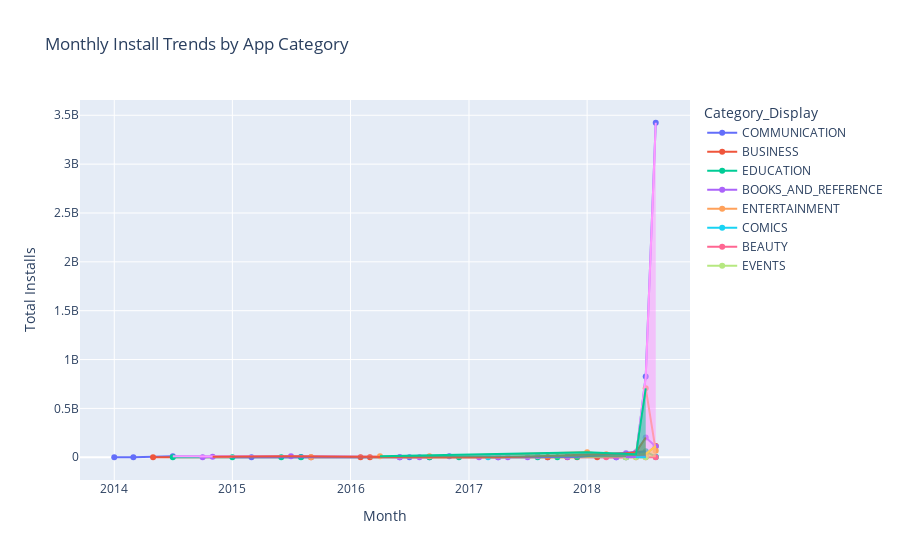

Notebook code cell kept with this figure:
### Code cell
import pandas as pd
import plotly.express as px
from datetime import datetime, time
import pytz

# ================= TIME CHECK (IST) =================
ist = pytz.timezone("Asia/Kolkata")
current_time = datetime.now(ist).time()

START_TIME = time(0, 0)
END_TIME = time(23, 0)

if not (START_TIME <= current_time <= END_TIME):
    print("⛔ Dashboard unavailable. Visualization allowed only between 6 PM and 9 PM IST.")
    raise SystemExit

# ================= LOAD DATA =================
df = pd.read_csv("Play Store Data.csv")

# ================= CLEAN & VALIDATE =================
required_cols = {'App', 'Category', 'Installs', 'Reviews', 'Last Updated'}
missing = required_cols - set(df.columns)
if missing:
    raise ValueError(f"Missing columns: {missing}")

# Clean installs
df['Installs'] = (
    df['Installs']
    .astype(str)
    .str.replace('[+,]', '', regex=True)
)
df['Installs'] = pd.to_numeric(df['Installs'], errors='coerce')

# Clean reviews
df['Reviews'] = pd.to_numeric(df['Reviews'], errors='coerce')

# Parse date
df['Last Updated'] = pd.to_datetime(df['Last Updated'], errors='coerce')

df = df.dropna(subset=['Installs', 'Reviews', 'Last Updated'])

# ================= APPLY FILTERS =================
df = df[
    (~df['App'].str.lower().str.startswith(('x', 'y', 'z'))) &
    (~df['App'].str.contains('s', case=False, regex=True)) &
    (df['Reviews'] > 500) &
    (df['Category'].str.startswith(('E', 'C', 'B')))
]

# ================= TRANSLATE CATEGORIES =================
category_translation = {
    'Beauty': 'सौंदर्य',       # Hindi
    'Business': 'வணிகம்',     # Tamil
    'Dating': 'Partnersuche' # German
}

df['Category_Display'] = df['Category'].replace(category_translation)

# ================= TIME SERIES AGGREGATION =================
df['Month'] = df['Last Updated'].dt.to_period('M').dt.to_timestamp()

monthly = (
    df.groupby(['Month', 'Category_Display'], as_index=False)['Installs']
    .sum()
    .sort_values('Month')
)

# ================= CALCULATE MoM GROWTH =================
monthly['MoM_Growth'] = (
    monthly
    .groupby('Category_Display')['Installs']
    .pct_change()
)

monthly['High_Growth'] = monthly['MoM_Growth'] > 0.20

# ================= PLOT =================
fig = px.line(
    monthly,
    x='Month',
    y='Installs',
    color='Category_Display',
    title='Monthly Install Trends by App Category',
    markers=True
)

# Shade high-growth regions
for cat in monthly['Category_Display'].unique():
    high = monthly[
        (monthly['Category_Display'] == cat) &
        (monthly['High_Growth'])
    ]
    fig.add_scatter(
        x=high['Month'],
        y=high['Installs'],
        mode='lines',
        fill='tozeroy',
        opacity=0.25,
        showlegend=False
    )

fig.update_layout(
    xaxis_title='Month',
    yaxis_title='Total Installs',
    hovermode='x unified'
)

fig.show()

### Figure 1 — Plotly figure (JSON) as saved in the notebook; plotly's stock layout.template omitted (floating-point values rounded to 4 significant figures)
{"data": [{"hovertemplate": "Category_Display=COMMUNICATION<br>Month=%{x}<br>Installs=%{y}<extra></extra>", "legendgroup": "COMMUNICATION", "line": {"color": "#636efa", "dash": "solid"}, "marker": {"symbol": "circle"}, "mode": "lines+markers", "name": "COMMUNICATION", "orientation": "v", "showlegend": true, "type": "scatter", "x": ["2014-01-01T00:00:00.000000", "2014-03-01T00:00:00.000000", "2014-07-01T00:00:00.000000", "2015-03-01T00:00:00.000000", "2015-08-01T00:00:00.000000", "2016-06-01T00:00:00.000000", "2016-07-01T00:00:00.000000", "2016-09-01T00:00:00.000000", "2016-11-01T00:00:00.000000", "2017-04-01T00:00:00.000000", "2017-09-01T00:00:00.000000", "2017-11-01T00:00:00.000000", "2018-01-01T00:00:00.000000", "2018-03-01T00:00:00.000000", "2018-04-01T00:00:00.000000", "2018-05-01T00:00:00.000000", "2018-06-01T00:00:00.000000", "2018-07-01T00:00:00.000000", "2018-08-01T00:00:00.000000"], "xaxis": "x", "y": [100000.0, 100000.0, 10000000.0, 1000000.0, 2000000.0, 1000000.0, 110000.0, 1000000.0, 11000000.0, 100000.0, 50000.0, 5000000.0, 36000000.0, 10100000.0, 1000000.0, 5000000.0, 11100000.0, 826700000.0, 3424000000.0], "yaxis": "y"}, {"hovertemplate": "Category_Display=BUSINESS<br>Month=%{x}<br>Installs=%{y}<extra></extra>", "legendgroup": "BUSINESS", "line": {"color": "#EF553B", "dash": "solid"}, "marker": {"symbol": "circle"}, "mode": "lines+markers", "name": "BUSINESS", "orientation": "v", "showlegend": true, "type": "scatter", "x": ["2014-05-01T00:00:00.000000", "2015-09-01T00:00:00.000000", "2016-02-01T00:00:00.000000", "2016-03-01T00:00:00.000000", "2017-09-01T00:00:00.000000", "2017-11-01T00:00:00.000000", "2017-12-01T00:00:00.000000", "2018-02-01T00:00:00.000000", "2018-05-01T00:00:00.000000", "2018-06-01T00:00:00.000000", "2018-07-01T00:00:00.000000", "2018-08-01T00:00:00.000000"], "xaxis": "x", "y": [100000.0, 100000.0, 10000.0, 1000000.0, 1000000.0, 500000.0, 1001000.0, 1000000.0, 100000.0, 15200000.0, 32100000.0, 115200000.0], "yaxis": "y"}, {"hovertemplate": "Category_Display=EDUCATION<br>Month=%{x}<br>Installs=%{y}<extra></extra>", "legendgroup": "EDUCATION", "line": {"color": "#00cc96", "dash": "solid"}, "marker": {"symbol": "circle"}, "mode": "lines+markers", "name": "EDUCATION", "orientation": "v", "showlegend": true, "type": "scatter", "x": ["2014-07-01T00:00:00.000000", "2015-01-01T00:00:00.000000", "2015-06-01T00:00:00.000000", "2015-08-01T00:00:00.000000", "2016-09-01T00:00:00.000000", "2016-12-01T00:00:00.000000", "2017-08-01T00:00:00.000000", "2017-10-01T00:00:00.000000", "2017-12-01T00:00:00.000000", "2018-05-01T00:00:00.000000", "2018-07-01T00:00:00.000000", "2018-08-01T00:00:00.000000"], "xaxis": "x", "y": [10000.0, 100000.0, 1000000.0, 1000000.0, 1000000.0, 100000.0, 1000000.0, 1000000.0, 3000000.0, 2100000.0, 60600000.0, 3000000.0], "yaxis": "y"}, {"hovertemplate": "Category_Display=BOOKS_AND_REFERENCE<br>Month=%{x}<br>Installs=%{y}<extra></extra>", "legendgroup": "BOOKS_AND_REFERENCE", "line": {"color": "#ab63fa", "dash": "solid"}, "marker": {"symbol": "circle"}, "mode": "lines+markers", "name": "BOOKS_AND_REFERENCE", "orientation": "v", "showlegend": true, "type": "scatter", "x": ["2014-10-01T00:00:00.000000", "2014-11-01T00:00:00.000000", "2015-07-01T00:00:00.000000", "2016-06-01T00:00:00.000000", "2016-08-01T00:00:00.000000", "2017-02-01T00:00:00.000000", "2017-04-01T00:00:00.000000", "2017-05-01T00:00:00.000000", "2017-07-01T00:00:00.000000", "2017-08-01T00:00:00.000000", "2017-11-01T00:00:00.000000", "2018-04-01T00:00:00.000000", "2018-05-01T00:00:00.000000", "2018-06-01T00:00:00.000000", "2018-07-01T00:00:00.000000", "2018-08-01T00:00:00.000000"], "xaxis": "x", "y": [500000.0, 5000000.0, 10000000.0, 60000.0, 100000.0, 100000.0, 1000000.0, 100000.0, 100000.0, 10010000.0, 2000000.0, 1050000.0, 40600000.0, 52100000.0, 201600000.0, 110000000.0], "yaxis": "y"}, {"hovertemplate": "Category_Display=ENTERTAINMENT<br>Month=%{x}<br>Installs=%{y}<extra></extra>", "legendgroup": "ENTERTAINMENT", "line": {"color": "#FFA15A", "dash": "solid"}, "marker": {"symbol": "circle"}, "mode": "lines+markers", "name": "ENTERTAINMENT", "orientation": "v", "showlegend": true, "type": "scatter", "x": ["2015-09-01T00:00:00.000000", "2016-04-01T00:00:00.000000", "2016-09-01T00:00:00.000000", "2018-01-01T00:00:00.000000", "2018-03-01T00:00:00.000000", "2018-05-01T00:00:00.000000", "2018-06-01T00:00:00.000000", "2018-07-01T00:00:00.000000", "2018-08-01T00:00:00.000000"], "xaxis": "x", "y": [1000000.0, 10000000.0, 10000000.0, 50000000.0, 30000000.0, 7000000.0, 31100000.0, 705300000.0, 67200000.0], "yaxis": "y"}, {"hovertemplate": "Category_Display=COMICS<br>Month=%{x}<br>Installs=%{y}<extra></extra>", "legendgroup": "COMICS", "line": {"color": "#19d3f3", "dash": "solid"}, "marker": {"symbol": "circle"}, "mode": "lines+markers", "name": "COMICS", "orientation": "v", "showlegend": true, "type": "scatter", "x": ["2017-03-01T00:00:00.000000", "2018-05-01T00:00:00.000000", "2018-07-01T00:00:00.000000", "2018-08-01T00:00:00.000000"], "xaxis": "x", "y": [100000.0, 200000.0, 6000000.0, 5050000.0], "yaxis": "y"}, {"hovertemplate": "Category_Display=BEAUTY<br>Month=%{x}<br>Installs=%{y}<extra></extra>", "legendgroup": "BEAUTY", "line": {"color": "#FF6692", "dash": "solid"}, "marker": {"symbol": "circle"}, "mode": "lines+markers", "name": "BEAUTY", "orientation": "v", "showlegend": true, "type": "scatter", "x": ["2018-03-01T00:00:00.000000", "2018-06-01T00:00:00.000000", "2018-07-01T00:00:00.000000", "2018-08-01T00:00:00.000000"], "xaxis": "x", "y": [5000.0, 1000000.0, 1000000.0, 100000.0], "yaxis": "y"}, {"hovertemplate": "Category_Display=EVENTS<br>Month=%{x}<br>Installs=%{y}<extra></extra>", "legendgroup": "EVENTS", "line": {"color": "#B6E880", "dash": "solid"}, "marker": {"symbol": "circle"}, "mode": "lines+markers", "name": "EVENTS", "orientation": "v", "showlegend": true, "type": "scatter", "x": ["2018-05-01T00:00:00.000000", "2018-06-01T00:00:00.000000", "2018-07-01T00:00:00.000000"], "xaxis": "x", "y": [10000.0, 500000.0, 1100000.0], "yaxis": "y"}, {"fill": "tozeroy", "mode": "lines", "opacity": 0.25, "showlegend": false, "type": "scatter", "x": ["2014-07-01T00:00:00.000000", "2015-08-01T00:00:00.000000", "2016-09-01T00:00:00.000000", "2016-11-01T00:00:00.000000", "2017-11-01T00:00:00.000000", "2018-01-01T00:00:00.000000", "2018-05-01T00:00:00.000000", "2018-06-01T00:00:00.000000", "2018-07-01T00:00:00.000000", "2018-08-01T00:00:00.000000"], "y": [10000000.0, 2000000.0, 1000000.0, 11000000.0, 5000000.0, 36000000.0, 5000000.0, 11100000.0, 826700000.0, 3424000000.0]}, {"fill": "tozeroy", "mode": "lines", "opacity": 0.25, "showlegend": false, "type": "scatter", "x": ["2016-03-01T00:00:00.000000", "2017-12-01T00:00:00.000000", "2018-06-01T00:00:00.000000", "2018-07-01T00:00:00.000000", "2018-08-01T00:00:00.000000"], "y": [1000000.0, 1001000.0, 15200000.0, 32100000.0, 115200000.0]}, {"fill": "tozeroy", "mode": "lines", "opacity": 0.25, "showlegend": false, "type": "scatter", "x": ["2015-01-01T00:00:00.000000", "2015-06-01T00:00:00.000000", "2017-08-01T00:00:00.000000", "2017-12-01T00:00:00.000000", "2018-07-01T00:00:00.000000"], "y": [100000.0, 1000000.0, 1000000.0, 3000000.0, 60600000.0]}, {"fill": "tozeroy", "mode": "lines", "opacity": 0.25, "showlegend": false, "type": "scatter", "x": ["2014-11-01T00:00:00.000000", "2015-07-01T00:00:00.000000", "2016-08-01T00:00:00.000000", "2017-04-01T00:00:00.000000", "2017-08-01T00:00:00.000000", "2018-05-01T00:00:00.000000", "2018-06-01T00:00:00.000000", "2018-07-01T00:00:00.000000"], "y": [5000000.0, 10000000.0, 100000.0, 1000000.0, 10010000.0, 40600000.0, 52100000.0, 201600000.0]}, {"fill": "tozeroy", "mode": "lines", "opacity": 0.25, "showlegend": false, "type": "scatter", "x": ["2016-04-01T00:00:00.000000", "2018-01-01T00:00:00.000000", "2018-06-01T00:00:00.000000", "2018-07-01T00:00:00.000000"], "y": [10000000.0, 50000000.0, 31100000.0, 705300000.0]}, {"fill": "tozeroy", "mode": "lines", "opacity": 0.25, "showlegend": false, "type": "scatter", "x": ["2018-05-01T00:00:00.000000", "2018-07-01T00:00:00.000000"], "y": [200000.0, 6000000.0]}, {"fill": "tozeroy", "mode": "lines", "opacity": 0.25, "showlegend": false, "type": "scatter", "x": ["2018-06-01T00:00:00.000000"], "y": [1000000.0]}, {"fill": "tozeroy", "mode": "lines", "opacity": 0.25, "showlegend": false, "type": "scatter", "x": ["2018-06-01T00:00:00.000000", "2018-07-01T00:00:00.000000"], "y": [500000.0, 1100000.0]}], "layout": {"hovermode": "x unified", "legend": {"title": {"text": "Category_Display"}, "tracegroupgap": 0}, "title": {"text": "Monthly Install Trends by App Category"}, "xaxis": {"anchor": "y", "domain": [0, 1], "title": {"text": "Month"}}, "yaxis": {"anchor": "x", "domain": [0, 1], "title": {"text": "Total Installs"}}}}
